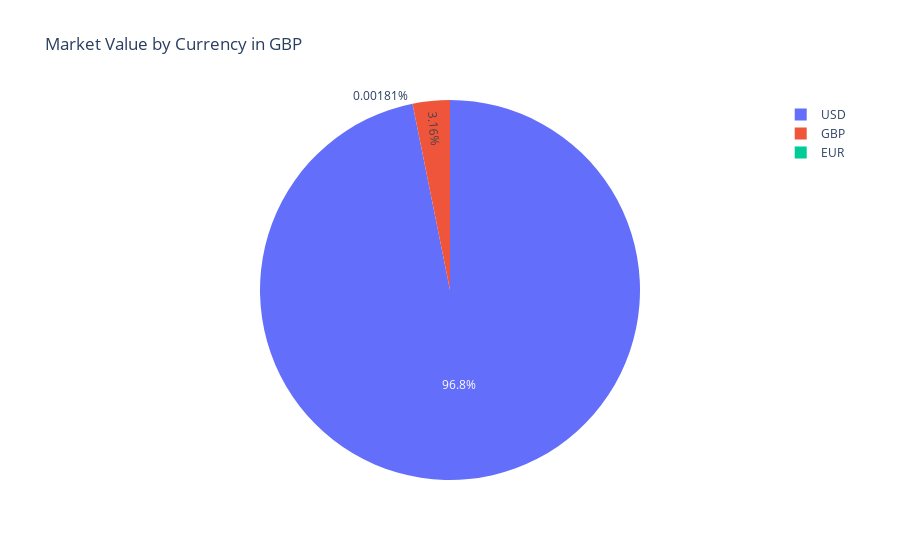

Notebook cell for this chart:
### Code cell
from plotly import express as px
# plot a pie chart of market value by currency USD_market_value_in_gbp, EUR_market_value_in_gbp, GBP_market_value_in_gbp
fig = px.pie(names=['USD', 'EUR', 'GBP'], values=[USD_market_value_in_gbp, EUR_market_value_in_gbp, GBP_market_value_in_gbp], title='Market Value by Currency in GBP')
fig.show()

### Figure 1 — Plotly figure (JSON) as saved in the notebook; plotly's stock layout.template omitted (floating-point values rounded to 4 significant figures)
{"data": [{"domain": {"x": [0, 1], "y": [0, 1]}, "hovertemplate": "label=%{label}<br>value=%{value}<extra></extra>", "labels": ["USD", "EUR", "GBP"], "legendgroup": "", "name": "", "showlegend": true, "type": "pie", "values": [187400.0, 3.511, 6114.0]}], "layout": {"legend": {"tracegroupgap": 0}, "title": {"text": "Market Value by Currency in GBP"}}}
